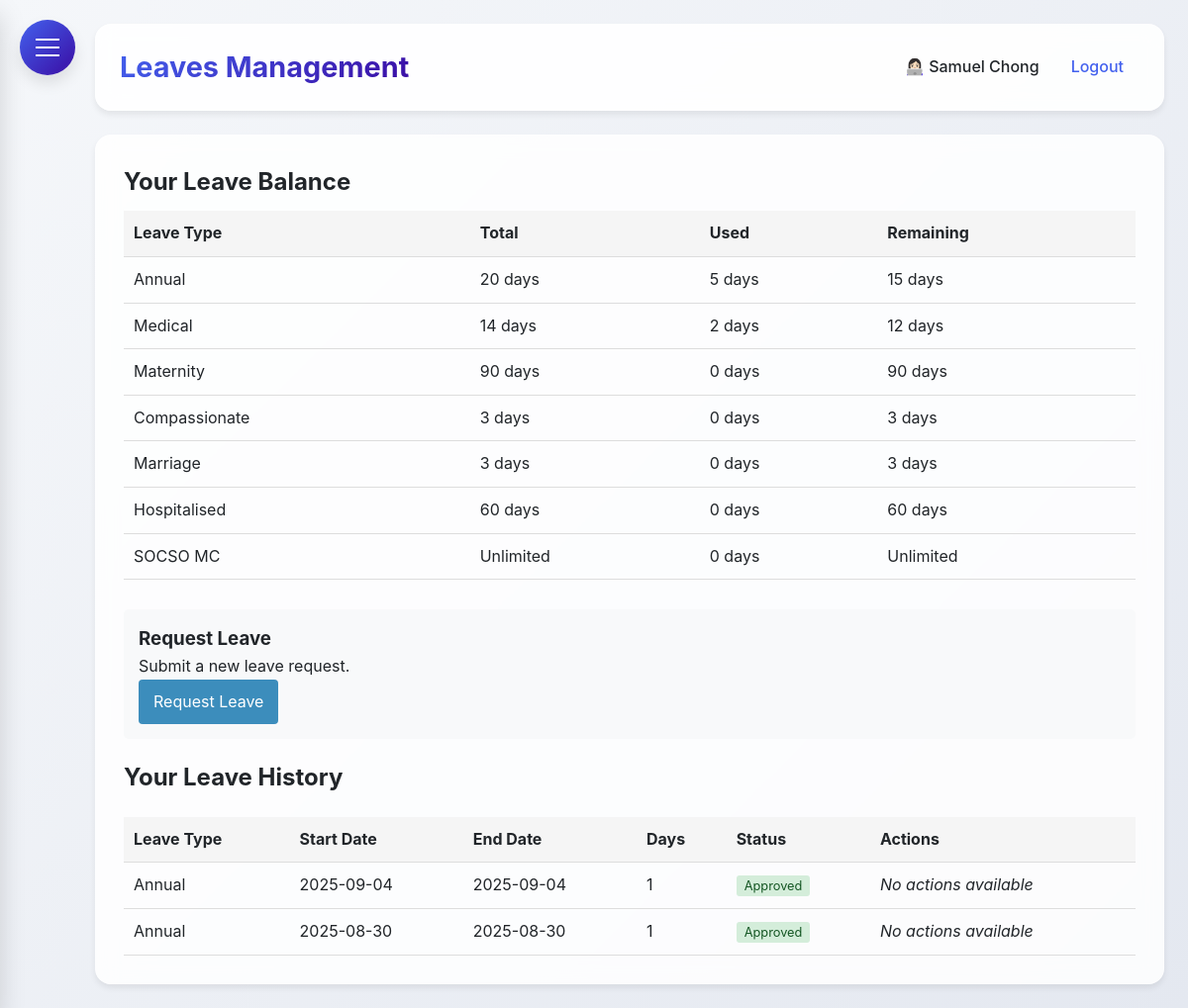
The app's page /leaves (signed in), older data.
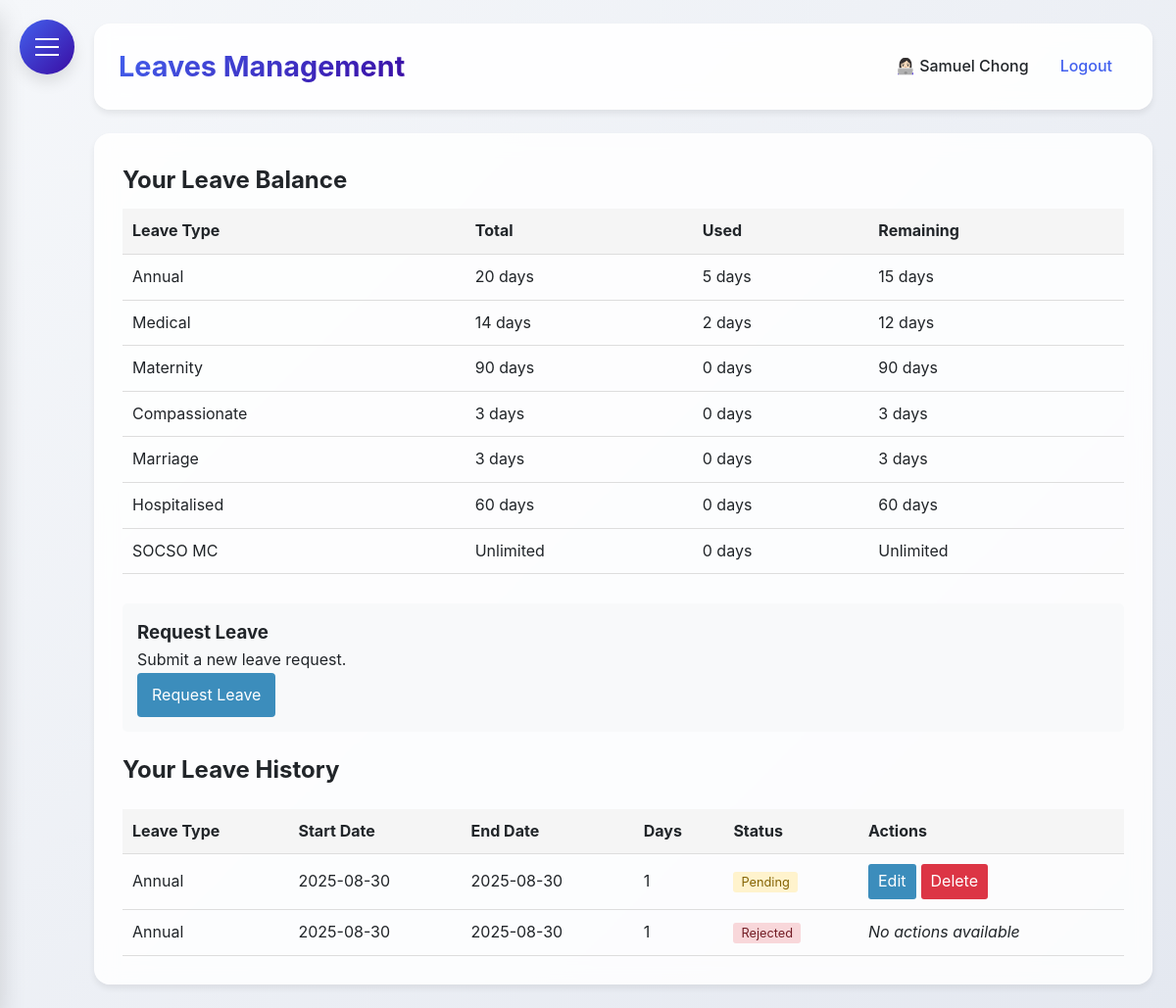
The same page, newer data.
### HerculesSystem.py (models this page shows)
class LeaveRequest(db.Model):
    id = db.Column(db.Integer, primary_key=True)
    employee_id = db.Column(db.Integer, db.ForeignKey('employee.id'), nullable=False)
    start_date = db.Column(db.Date, nullable=False)
    end_date = db.Column(db.Date, nullable=False)
    leave_type = db.Column(db.String(50), nullable=False)
    compassionate_type = db.Column(db.String(50))  # For compassionate leave sub-type
    reason = db.Column(db.Text)
    attachment_filename = db.Column(db.String(255))  # Store filename
    status = db.Column(db.String(20), default='pending')
    days_requested = db.Column(db.Integer, nullable=False)
    created_at = db.Column(db.DateTime, default=datetime.utcnow)
    approved_at = db.Column(db.DateTime)
    employee = db.relationship('Employee', backref=db.backref('leave_requests', lazy=True))

### HerculesSystem.py (the view)
@app.route('/leaves')
@login_required
def leaves():
    if current_user.user_type in ['admin', 'supervisor']:
        pending_requests = LeaveRequest.query.filter_by(status='pending').all()
        return render_template('leaves.html', pending_requests=pending_requests)
    else:
        user_requests = LeaveRequest.query.filter_by(employee_id=current_user.id).order_by(LeaveRequest.created_at.desc()).all()
        return render_template('leaves.html', user_requests=user_requests)

### HerculesSystem.py (called while the page is built)
@login_manager.user_loader
def load_user(user_id):
    return db.session.get(Employee, int(user_id))

@app.context_processor
def inject_now():
    return {'now': datetime.utcnow()}

@app.before_request
def before_request():
    if request.url.startswith('https://'):
        new_url = request.url.replace('https://', 'http://', 1)
        return redirect(new_url, code=301)

### templates/leaves.html (shortened to what the changed rows need)
{% extends "base.html" %}
{% block content %}
{% if current_user.user_type in ['admin', 'supervisor'] %}
<div style="display: flex; gap: 10px; margin-bottom: 20px;">
    <a href="{{ url_for('leaves') }}" style="background: #3c8dbc; color: white; padding: 10px 15px; border-radius: 4px; text-decoration: none;">
        Pending Requests
    </a>
    <a href="{{ url_for('all_leaves') }}" style="background: #6c757d; color: white; padding: 10px 15px; border-radius: 4px; text-decoration: none;">
        All Leaves
    </a>
</div>
<h2>Pending Leave Requests</h2>
{% if pending_requests %}
<table class="pending-requests-table desktop-view" style="width: 100%; border-collapse: collapse; margin-top: 20px;">
    <thead>
        <tr style="background: #f5f5f5;">
            <th style="padding: 10px; text-align: left; border-bottom: 1px solid #ddd;">Employee</th>
            <th style="padding: 10px; text-align: left; border-bottom: 1px solid #ddd;">Leave Type</th>
            <th style="padding: 10px; text-align: left; border-bottom: 1px solid #ddd;">Start Date</th>
            <th style="padding: 10px; text-align: left; border-bottom: 1px solid #ddd;">End Date</th>
            <th style="padding: 10px; text-align: left; border-bottom: 1px solid #ddd;">Days</th>
            <th style="padding: 10px; text-align: left; border-bottom: 1px solid #ddd;">Reason</th>
            <th style="padding: 10px; text-align: left; border-bottom: 1px solid #ddd;">Attachment</th>
            <th style="padding: 10px; text-align: left; border-bottom: 1px solid #ddd;">Actions</th>
        </tr>
    </thead>
    <tbody>
        {% for request in pending_requests %}
        <tr>
            <td style="padding: 10px; border-bottom: 1px solid #ddd;">{{ request.employee.full_name }}</td>
            <td style="padding: 10px; border-bottom: 1px solid #ddd;">
                {{ request.leave_type|title }}
                {% if request.compassionate_type %}
                <br><small>({{ request.compassionate_type|title }})</small>
                {% endif %}
            </td>
            <td style="padding: 10px; border-bottom: 1px solid #ddd;">{{ request.start_date.strftime('%Y-%m-%d') }}</td>
            <td style="padding: 10px; border-bottom: 1px solid #ddd;">{{ request.end_date.strftime('%Y-%m-%d') }}</td>
            <td style="padding: 10px; border-bottom: 1px solid #ddd;">{{ request.days_requested }}</td>
            <td style="padding: 10px; border-bottom: 1px solid #ddd;">{{ request.reason }}</td>
            <td style="padding: 10px; border-bottom: 1px solid #ddd;">
                {% if request.attachment_filename %}
                    <a href="{{ url_for('download_attachment', filename=request.attachment_filename) }}" target="_blank" style="color: #3c8dbc; text-decoration: none;">
                        View Attachment
                    </a>
                {% else %}
                    None
                {% endif %}
            </td>
            <td style="padding: 10px; border-bottom: 1px solid #ddd;">
                <div style="display: flex; flex-direction: column; gap: 5px;">
                    <a href="{{ url_for('approve_leave', request_id=request.id) }}" style="background: #28a745; color: white; padding: 5px 10px; border-radius: 3px; text-decoration: none; text-align: center;">
                        Approve
                    </a>
                    <a href="{{ url_for('reject_leave', request_id=request.id) }}" style="background: #dc3545; color: white; padding: 5px 10px; border-radius: 3px; text-decoration: none; text-align: center;">
                        Reject
                    </a>
                </div>
            </td>
        </tr>
        {% endfor %}
    </tbody>
</table>
<div class="mobile-view" style="display: none;">
    {% for request in pending_requests %}
    <div style="border: 1px solid #ddd; border-radius: 5px; padding: 15px; margin-bottom: 15px;">
        <div style="margin-bottom: 10px;">
            <strong>Employee:</strong> {{ request.employee.full_name }}
        </div>
        <div style="margin-bottom: 10px;">
            <strong>Leave Type:</strong> {{ request.leave_type|title }}
            {% if request.compassionate_type %}
            <br><small>({{ request.compassionate_type|title }})</small>
            {% endif %}
        </div>
        <div style="margin-bottom: 10px;">
            <strong>Dates:</strong> {{ request.start_date.strftime('%Y-%m-%d') }} to {{ request.end_date.strftime('%Y-%m-%d') }}
        </div>
        <div style="margin-bottom: 10px;">
            <strong>Days:</strong> {{ request.days_requested }}
        </div>
        <div style="margin-bottom: 10px;">
            <strong>Reason:</strong> {{ request.reason }}
        </div>
        <div style="margin-bottom: 10px;">
            <strong>Attachment:</strong>
            {% if request.attachment_filename %}
                <a href="{{ url_for('download_attachment', filename=request.attachment_filename) }}" target="_blank" style="color: #3c8dbc; text-decoration: none;">
                    View Attachment
                </a>
            {% else %}
                None
            {% endif %}
        </div>
        <div style="display: flex; flex-direction: column; gap: 10px; margin-top: 15px;">
            <a href="{{ url_for('approve_leave', request_id=request.id) }}" style="background: #28a745; color: white; padding: 10px; border-radius: 4px; text-decoration: none; text-align: center;">
                Approve
            </a>
            <a href="{{ url_for('reject_leave', request_id=request.id) }}" style="background: #dc3545; color: white; padding: 10px; border-radius: 4px; text-decoration: none; text-align: center;">
                Reject
            </a>
        </div>
    </div>
    {% endfor %}
</div>
{% else %}
<p>No pending leave requests.</p>
{% endif %}
{% else %}
<h2>Your Leave Balance</h2>
<table style="width: 100%; border-collapse: collapse; margin-top: 10px; margin-bottom: 30px;">
    <thead>
        <tr style="background: #f5f5f5;">
            <th style="padding: 10px; text-align: left; border-bottom: 1px solid #ddd;">Leave Type</th>
            <th style="padding: 10px; text-align: left; border-bottom: 1px solid #ddd;">Total</th>
            <th style="padding: 10px; text-align: left; border-bottom: 1px solid #ddd;">Used</th>
            <th style="padding: 10px; text-align: left; border-bottom: 1px solid #ddd;">Remaining</th>
        </tr>
    </thead>
</table>
<h2>Your Leave History</h2>
{% if user_requests %}
<table style="width: 100%; border-collapse: collapse; margin-top: 20px;">
    <thead>
        <tr style="background: #f5f5f5;">
            <th style="padding: 10px; text-align: left; border-bottom: 1px solid #ddd;">Leave Type</th>
            <th style="padding: 10px; text-align: left; border-bottom: 1px solid #ddd;">Start Date</th>
            <th style="padding: 10px; text-align: left; border-bottom: 1px solid #ddd;">End Date</th>
            <th style="padding: 10px; text-align: left; border-bottom: 1px solid #ddd;">Days</th>
            <th style="padding: 10px; text-align: left; border-bottom: 1px solid #ddd;">Status</th>
            <th style="padding: 10px; text-align: left; border-bottom: 1px solid #ddd;">Actions</th>
        </tr>
    </thead>
    <tbody>
        {% for request in user_requests %}
        <tr>
            <td style="padding: 10px; border-bottom: 1px solid #ddd;">
                {{ request.leave_type|title }}
            </td>
            <td style="padding: 10px; border-bottom: 1px solid #ddd;">{{ request.start_date.strftime('%Y-%m-%d') }}</td>
            <td style="padding: 10px; border-bottom: 1px solid #ddd;">{{ request.end_date.strftime('%Y-%m-%d') }}</td>
            <td style="padding: 10px; border-bottom: 1px solid #ddd;">{{ request.days_requested }}</td>
            <td style="padding: 10px; border-bottom: 1px solid #ddd;">
                <span style="
                    padding: 3px 8px;
                    border-radius: 3px;
                    font-size: 0.8rem;
                    {% if request.status == 'approved' %}
                        background: #d4edda; color: #155724;
                    {% elif request.status == 'rejected' %}
                        background: #f8d7da; color: #721c24;
                    {% else %}
                        background: #fff3cd; color: #856404;
                    {% endif %}
                ">
                    {{ request.status|title }}
                </span>
            </td>
            <td style="padding: 10px; border-bottom: 1px solid #ddd;">
                {% if request.status == 'pending' %}
                <div style="display: flex; gap: 5px;">
                    <a href="{{ url_for('edit_leave', request_id=request.id) }}"
                       style="background: #3c8dbc; color: white; padding: 5px 10px; border-radius: 3px; text-decoration: none;">
                        Edit
                    </a>
                    <a href="{{ url_for('delete_leave', request_id=request.id) }}"
                       style="background: #dc3545; color: white; padding: 5px 10px; border-radius: 3px; text-decoration: none;"
                       onclick="return confirm('Are you sure you want to delete this leave request?')">
                        Delete
                    </a>
                </div>
                {% else %}
                <em>No actions available</em>
                {% endif %}
            </td>
        </tr>
        {% endfor %}
    </tbody>
</table>
{% else %}
<p>You haven't submitted any leave requests yet.</p>
{% endif %}
{% endif %}
{% endblock %}

Row changes from the older to the newer data that the page shows:
removed LeaveRequest: leave_type "Annual", start_date "2025-09-04", end_date "2025-09-04", days_requested "1", status "Approved", shows "No actions available"
added LeaveRequest: leave_type "Annual", start_date "2025-08-30", end_date "2025-08-30", days_requested "1", status "Pending"
changed LeaveRequest: status "Approved" → "Rejected"
